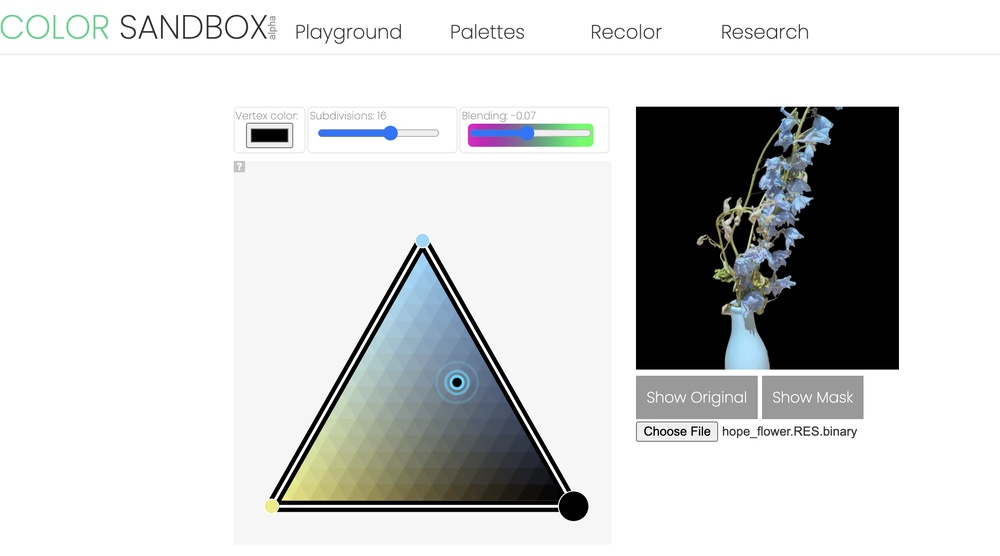
%> input picture gui.jpg, 1000 x 556 px, shrunk from 2118 x 1178 before the run
$ octave --eval "result = paletteLossTest('../../gui.jpg');"   (GNU Octave 9; MATLAB toolbox functions it lacks are replaced by stand-ins)
%> lines starting %> are read from the running program, lines starting %| are printed output that depends on the picture
function [err, errM, av, errF] = paletteLossTest(err_file)
%> called with err_file = '../../gui.jpg'
A = ones(3)/8.0;
A(2,2) = 0;
err = im2double(rgb2gray(imread(err_file)));
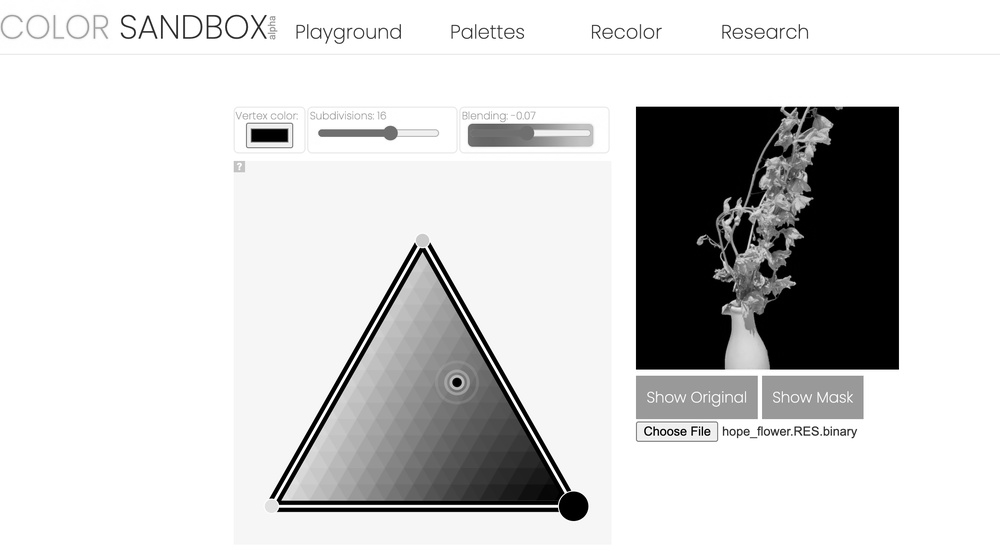
%> err: size 556x1000 double; min 0, max 1, mean 0.821
errM = 10 .* err .^ 0.1 ./ (1 + exp(-0.5 * (err * 256 - 6.5)));
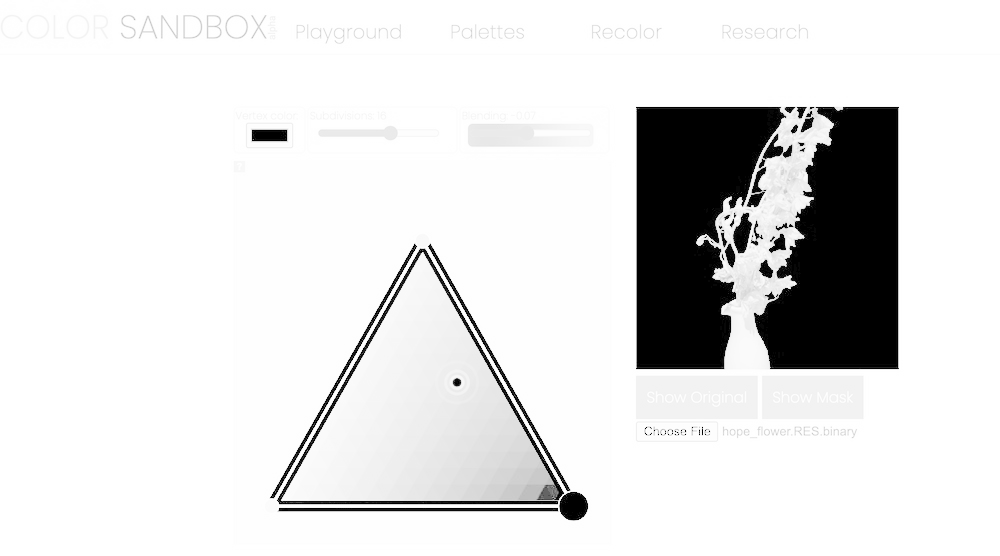
%> errM: size 556x1000 double; min 0, max 10, mean 8.8; drawn with min black and max white
av = conv2(errM, A, 'same');
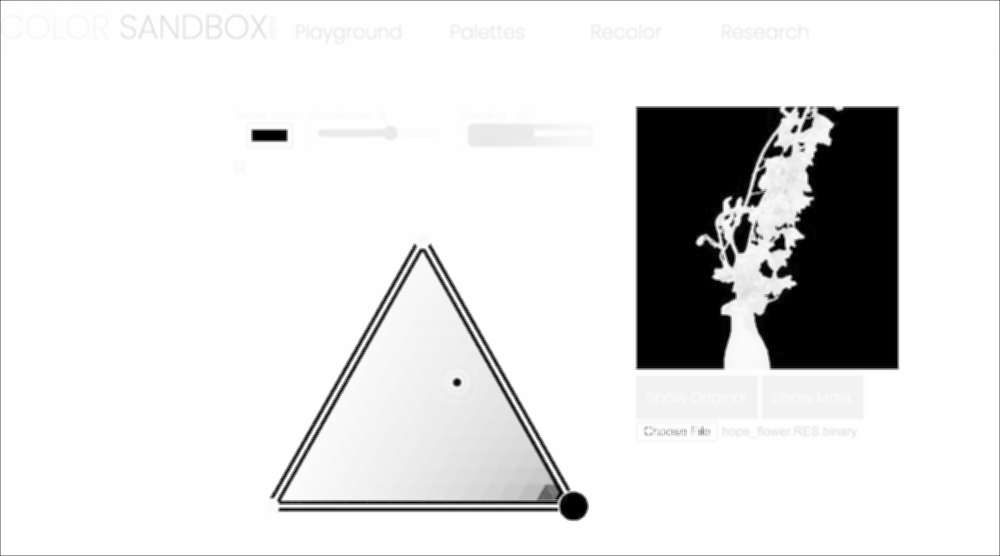
%> av: size 556x1000 double; min 0, max 10, mean 8.78; drawn with min black and max white

errF = av.* errM;
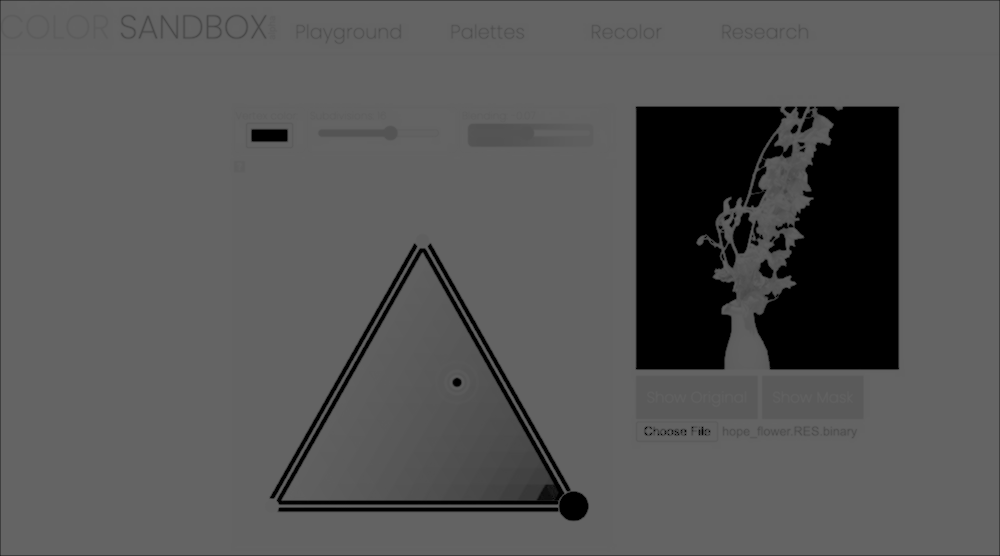
%> errF: size 556x1000 double; min 0, max 100, mean 86.4

end
